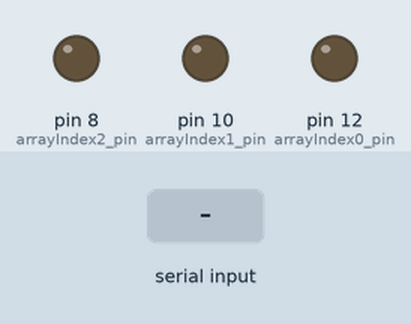
Recording of a sketch running on a simulated Arduino Uno, built with avr-gcc and run on an emulated ATmega328P. Parts: output pins drawn as LEDs (lit = HIGH). Inputs (shaded band) come from the test bench.

Above: at 1.2 s.
1.3 s: "A" received over Serial
At 2.5 s:
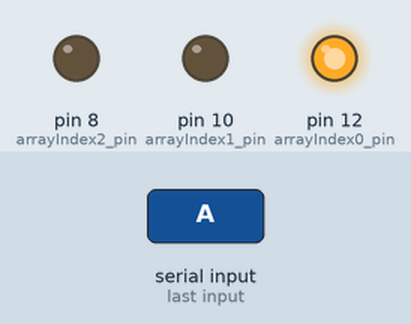
2.8 s: "B" received over Serial
At 3.7 s:
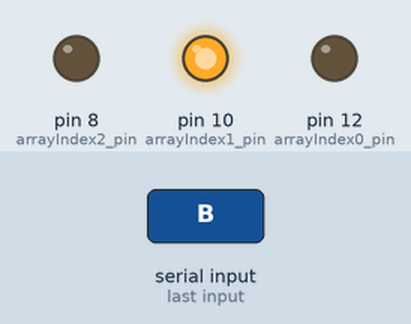
4.3 s: "C" received over Serial
At 4.8 s:
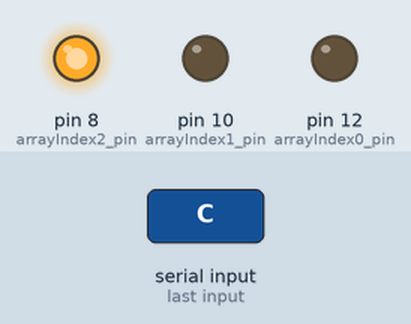
5.8 s: "1" received over Serial
At 7.2 s:
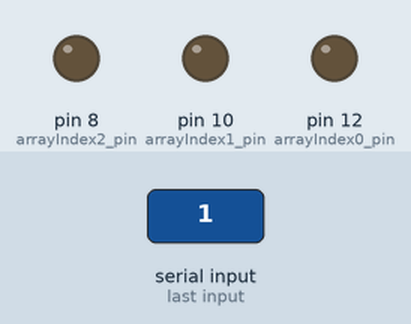
Timing chart, 0 to 8.3 s (numbered marks = the images above; inputs shaded):
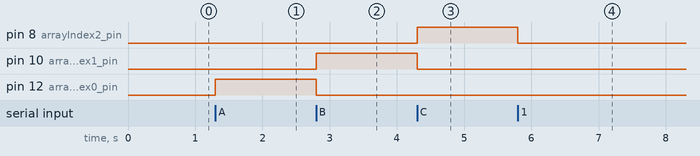

The sketch:

nytimes_ff_arduino_serial.ino
```cpp
char val;

int arrayIndex0_pin = 12;
int arrayIndex1_pin = 10;
int arrayIndex2_pin = 8;

void setup(){
 pinMode(arrayIndex0_pin, OUTPUT);
 pinMode(arrayIndex1_pin, OUTPUT);
 pinMode(arrayIndex2_pin, OUTPUT);
 Serial.begin(9600);
}

void loop(){
 if(Serial.available()){
  val= Serial.read();
  //Serial.print(val);
 }
 if (val == 'A'){
   digitalWrite(arrayIndex0_pin, HIGH);
  // Serial.println(val);
 } else {
     digitalWrite(arrayIndex0_pin, LOW);
 }

  if (val == 'B'){
   digitalWrite(arrayIndex1_pin, HIGH);
  //  Serial.println(val);
 } else {
     digitalWrite(arrayIndex1_pin, LOW);
 }

   if (val == 'C'){
   digitalWrite(arrayIndex2_pin, HIGH);
   // Serial.println(val);
 } else {
     digitalWrite(arrayIndex2_pin, LOW);
 }

}
```

Measured:
- after the input at 1.3 s, pin 12 (arrayIndex0_pin): LOW → HIGH at once
- after the input at 2.8 s, pin 10 (arrayIndex1_pin): LOW → HIGH at once; pin 12 (arrayIndex0_pin): HIGH → LOW at once
- after the input at 4.3 s, pin 8 (arrayIndex2_pin): LOW → HIGH at once; pin 10 (arrayIndex1_pin): HIGH → LOW at once
- after the input at 5.8 s, pin 8 (arrayIndex2_pin): HIGH → LOW at once
